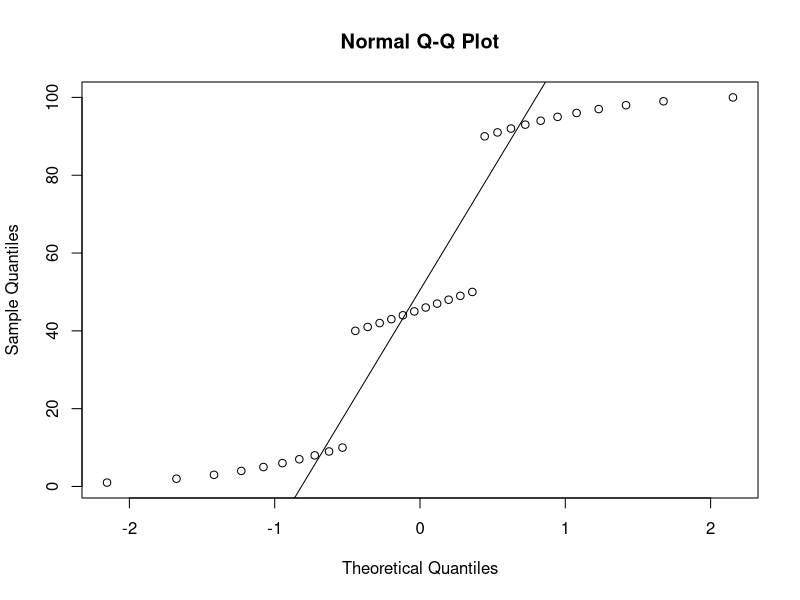
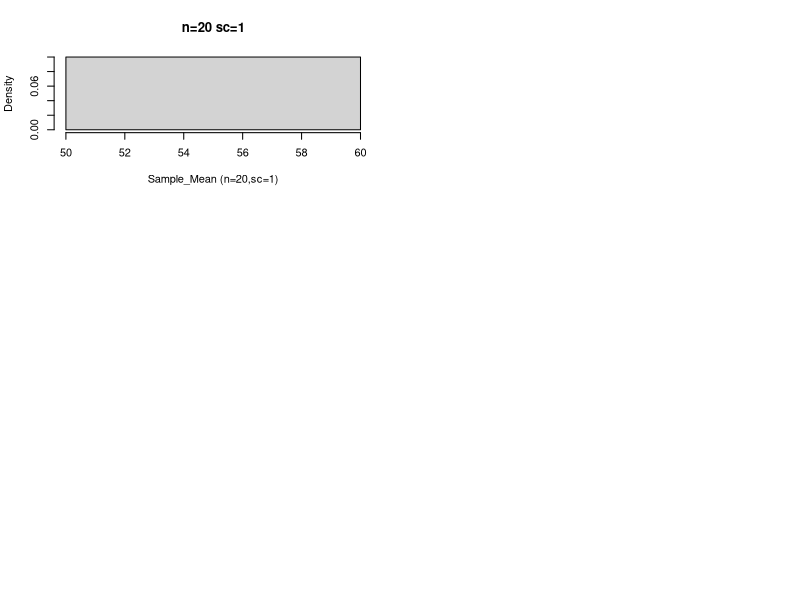

Generate these figures, in order, with R: (Note: this script raises an error after producing the figures.)
# ------------------------------------------------------------------------
# 모집단 데이터
# ------------------------------------------------------------------------
population=c(1:10,40:50,90:100)
qqnorm(population)
qqline(population)


# ------------------------------------------------------------------------
# 표본 원소 갯수 20개, 표본 갯수 1 ~ 1000개
# ------------------------------------------------------------------------
par(mfrow = c(3, 2))

sample_num=30

Sample_Mean=numeric()

# 표본 크기 20개, 표본 수 1개 생성 및 평균값 저장 ==========================
for(i in 1) 
    Sample_Mean[i]=mean(sample(population,sample_num,replace=TRUE))

# 시각화
hist(Sample_Mean,freq=FALSE,main="n=20 sc=1",xlab="Sample_Mean (n=20,sc=1)")
lines(density(Sample_Mean))


# 표본 크기 20개, 표본 수 5개 생성 및 평균값 저장 ==========================
Sample_Mean=numeric()

for(i in 1:5) Sample_Mean[i]=mean(sample(population,sample_num,replace=TRUE))

hist(Sample_Mean,freq=FALSE,main="s=20 sc=5",xlab="Sample_Mean (n=20,sc=5)")

lines(density(Sample_Mean))


# 표본 크기 20개, 표본 수 10개 생성 및 평균값 저장 ==========================
Sample_Mean=numeric()

for(i in 1:10) Sample_Mean[i]=mean(sample(population,sample_num,replace=TRUE))

hist(Sample_Mean,freq=FALSE,main="n=20 sc=10",xlab="Sample_Mean (n=20,sc=10)")

lines(density(Sample_Mean))



# 표본 크기 20개, 표본 수 30개 생성 및 평균값 저장 ==========================
Sample_Mean=numeric()

for(i in 1:30) Sample_Mean[i]=mean(sample(population,sample_num,replace=TRUE))

hist(Sample_Mean,freq=FALSE,main="n=20 sc=30",xlab="Sample_Mean (n=20, sc=30)")

lines(density(Sample_Mean))


# 표본 크기 20개, 표본 수 100개 생성 및 평균값 저장 ==========================
Sample_Mean=numeric()

for(i in 1:100) Sample_Mean[i]=mean(sample(population,sample_num,replace=TRUE))

hist(Sample_Mean,freq=FALSE,main="n=20, sc=100",xlab="Sample_Mean (n=20, sc=100)")

lines(density(Sample_Mean))


# 표본 크기 20개, 표본 수 300개 생성 및 평균값 저장 ==========================
Sample_Mean=numeric()

for(i in 1:300) Sample_Mean[i]=mean(sample(population,sample_num,replace=TRUE))

hist(Sample_Mean,freq=FALSE,main="n=20, sc=300",xlab="Sample_Mean (n=20, sc=300)")

lines(density(Sample_Mean))